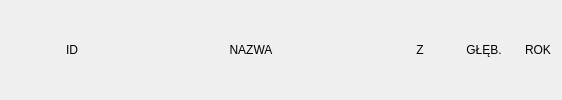
           <widget class="QFrame" name="frm_solver_title">
            <property name="sizePolicy">
             <sizepolicy hsizetype="Expanding" vsizetype="Fixed">
              <horstretch>0</horstretch>
              <verstretch>0</verstretch>
             </sizepolicy>
            </property>
            <property name="minimumSize">
             <size>
              <width>0</width>
              <height>20</height>
             </size>
            </property>
            <property name="styleSheet">
             <string notr="true"/>
            </property>
            <property name="frameShape">
             <enum>QFrame::NoFrame</enum>
            </property>
            <property name="frameShadow">
             <enum>QFrame::Plain</enum>
            </property>
            <layout class="QHBoxLayout" name="horizontalLayout_14">
             <property name="spacing">
              <number>4</number>
             </property>
             <property name="leftMargin">
              <number>4</number>
             </property>
             <property name="topMargin">
              <number>4</number>
             </property>
             <property name="rightMargin">
              <number>4</number>
             </property>
             <property name="bottomMargin">
              <number>4</number>
             </property>
             <item>
              <widget class="QFrame" name="frame">
               <property name="sizePolicy">
                <sizepolicy hsizetype="Fixed" vsizetype="Preferred">
                 <horstretch>0</horstretch>
                 <verstretch>0</verstretch>
                </sizepolicy>
               </property>
               <property name="minimumSize">
                <size>
                 <width>24</width>
                 <height>0</height>
                </size>
               </property>
               <property name="frameShape">
                <enum>QFrame::NoFrame</enum>
               </property>
               <property name="frameShadow">
                <enum>QFrame::Raised</enum>
               </property>
              </widget>
             </item>
             <item>
              <widget class="QLabel" name="lab_id">
               <property name="sizePolicy">
                <sizepolicy hsizetype="Fixed" vsizetype="Expanding">
                 <horstretch>0</horstretch>
                 <verstretch>0</verstretch>
                </sizepolicy>
               </property>
               <property name="minimumSize">
                <size>
                 <width>80</width>
                 <height>0</height>
                </size>
               </property>
               <property name="baseSize">
                <size>
                 <width>100</width>
                 <height>0</height>
                </size>
               </property>
               <property name="text">
                <string>ID</string>
               </property>
               <property name="alignment">
                <set>Qt::AlignCenter</set>
               </property>
              </widget>
             </item>
             <item>
              <widget class="QLabel" name="lab_name">
               <property name="sizePolicy">
                <sizepolicy hsizetype="Expanding" vsizetype="Expanding">
                 <horstretch>0</horstretch>
                 <verstretch>0</verstretch>
                </sizepolicy>
               </property>
               <property name="minimumSize">
                <size>
                 <width>270</width>
                 <height>0</height>
                </size>
               </property>
               <property name="baseSize">
                <size>
                 <width>270</width>
                 <height>0</height>
                </size>
               </property>
               <property name="text">
                <string>NAZWA</string>
               </property>
               <property name="alignment">
                <set>Qt::AlignCenter</set>
               </property>
              </widget>
             </item>
             <item>
              <widget class="QLabel" name="lab_z">
               <property name="sizePolicy">
                <sizepolicy hsizetype="Fixed" vsizetype="Expanding">
                 <horstretch>0</horstretch>
                 <verstretch>0</verstretch>
                </sizepolicy>
               </property>
               <property name="minimumSize">
                <size>
                 <width>60</width>
                 <height>0</height>
                </size>
               </property>
               <property name="baseSize">
                <size>
                 <width>50</width>
                 <height>0</height>
                </size>
               </property>
               <property name="text">
                <string>Z</string>
               </property>
               <property name="alignment">
                <set>Qt::AlignCenter</set>
               </property>
              </widget>
             </item>
             <item>
              <widget class="QLabel" name="lab_h">
               <property name="sizePolicy">
                <sizepolicy hsizetype="Fixed" vsizetype="Expanding">
                 <horstretch>0</horstretch>
                 <verstretch>0</verstretch>
                </sizepolicy>
               </property>
               <property name="minimumSize">
                <size>
                 <width>60</width>
                 <height>0</height>
                </size>
               </property>
               <property name="baseSize">
                <size>
                 <width>50</width>
                 <height>0</height>
                </size>
               </property>
               <property name="text">
                <string>GŁĘB.</string>
               </property>
               <property name="alignment">
                <set>Qt::AlignCenter</set>
               </property>
              </widget>
             </item>
             <item>
              <widget class="QLabel" name="lab_r">
               <property name="sizePolicy">
                <sizepolicy hsizetype="Fixed" vsizetype="Expanding">
                 <horstretch>0</horstretch>
                 <verstretch>0</verstretch>
                </sizepolicy>
               </property>
               <property name="minimumSize">
                <size>
                 <width>40</width>
                 <height>0</height>
                </size>
               </property>
               <property name="baseSize">
                <size>
                 <width>50</width>
                 <height>0</height>
                </size>
               </property>
               <property name="text">
                <string>ROK</string>
               </property>
               <property name="alignment">
                <set>Qt::AlignCenter</set>
               </property>
              </widget>
             </item>
            </layout>
           </widget>
